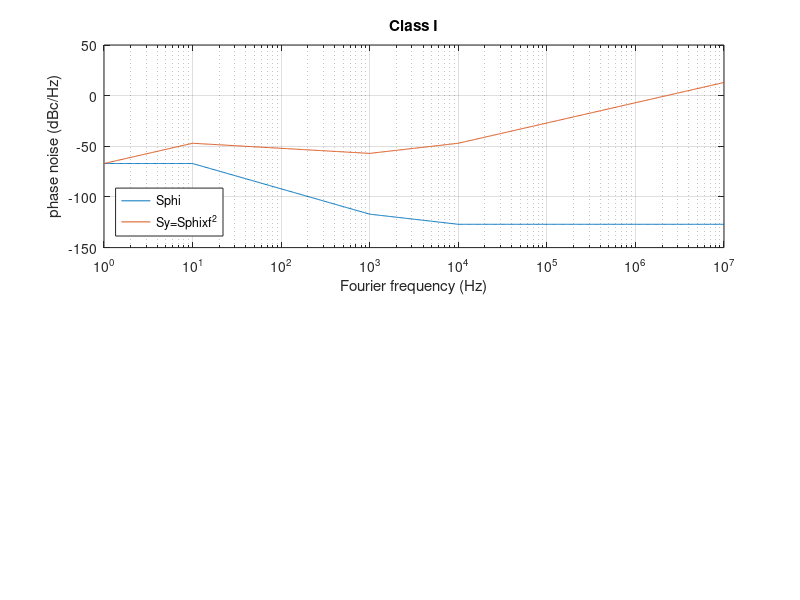
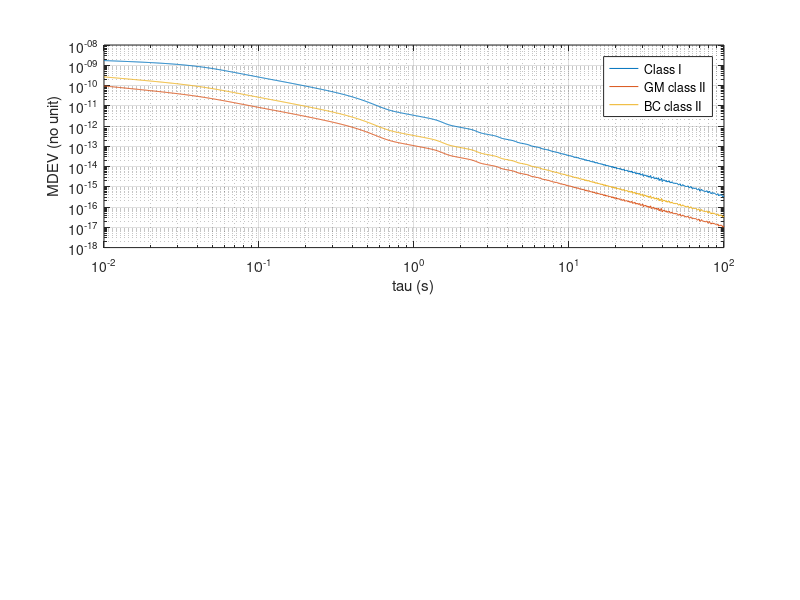
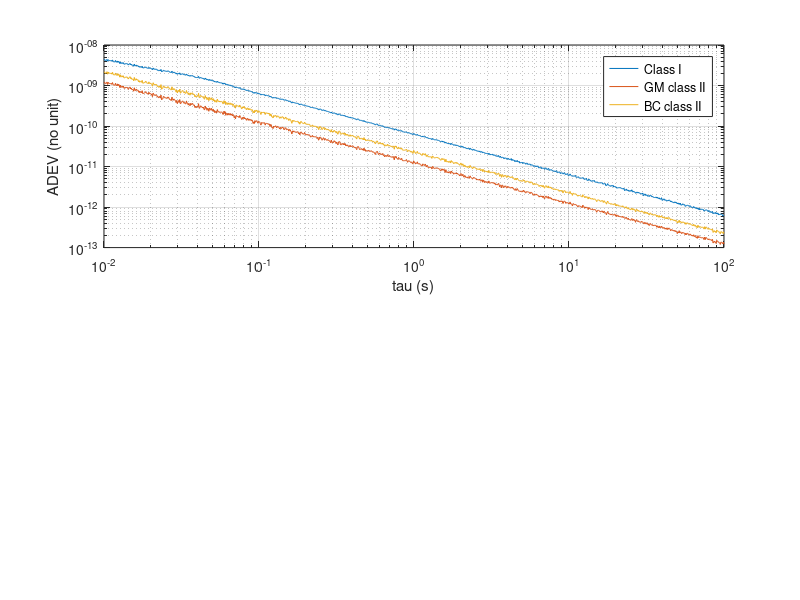

Write the MATLAB code that produced these figures, in order.
fc=1e7; % carrier frequency
N=100;  % interpolation factor
% phase noise spectral SdBc @ fF
fF=  [1    10  100 1000 10000 1e5 1e6 1e7] % extend 100 kHz measurement floor to 10 MHz
SdBc(:,1)=[-70  -70  -95  -120 -130 -130 -130 -130]; % BC/GM class I
SdBc(:,2)=[-100 -100 -115 -130 -140 -140 -140 -140]; % GM class II (LJ)
SdBc(:,3)=[-90  -90  -107 -125 -135 -135 -135 -135]  % BC class II



%%%%%%%% interpolate, convert SdBc to SdBrad to Sy (linear) & integrate to AVAR
for count=1:3
  SdBcint=[];
  fFint=[];
  for k=1:length(SdBc(:,count))-1
     SdBcint=[SdBcint SdBc(k,count)+(SdBc(k+1,count)-SdBc(k,count))/(fF(k+1)-fF(k))*(linspace((fF(k)),(fF(k+1)),N)-fF(k))];
     fFint=[fFint logspace(log10(fF(k)),log10(fF(k+1)),N)];
  end

  SdBrad=SdBcint+3;   % dBc/Hz -> dBrad^2/Hz
  Sy=(10.^(SdBrad/10)).*(fFint.^2);
  if (count==1)
    figure(1)
    subplot(211)
    semilogx(fFint,(SdBrad))
    hold on
    semilogx(fFint,10*log10(Sy))
    xlabel('Fourier frequency (Hz)')
    ylabel('phase noise (dBc/Hz)');legend('Sphi','Sy=Sphixf^2','location','southwest')
    grid on
    title('Class I')
  end
  m=1;
  for tau=logspace(-2,2,1024)
% see https://rubiola.org/pdf-lectures/Scientific%20Instruments%20L06-10,%20Oscillators.pdf
% slide 49
    avar(m)=2*sum(Sy(1:end-1).*(fFint(2:end)-fFint(1:end-1)).*sin(pi*tau*fFint(1:end-1)).^4./(pi*tau*fFint(1:end-1)).^2);
% slide 51
    mvar(m)=2*sum(Sy(1:end-1).*(fFint(2:end)-fFint(1:end-1)).*sin(pi*tau*fFint(1:end-1)).^6./(pi*tau*fFint(1:end-1)).^4);
    m=m+1;
  end
  figure(99)
  subplot(211)
  % plot resulting adev=sqrt(avar)
  adev=sqrt(avar);
  loglog(logspace(-2,2,1024),adev/fc)
  xlabel('tau (s)');ylabel('ADEV (no unit)')
  grid on
  hold on
  
  figure(98)
  subplot(211)
  % plot resulting mdev=sqrt(mvar)
  mdev=sqrt(mvar);
  loglog(logspace(-2,2,1024),mdev/fc)
  xlabel('tau (s)');ylabel('MDEV (no unit)')
  grid on
  hold on
end
legend('Class I','GM class II','BC class II')
figure(99)
legend('Class I','GM class II','BC class II')
